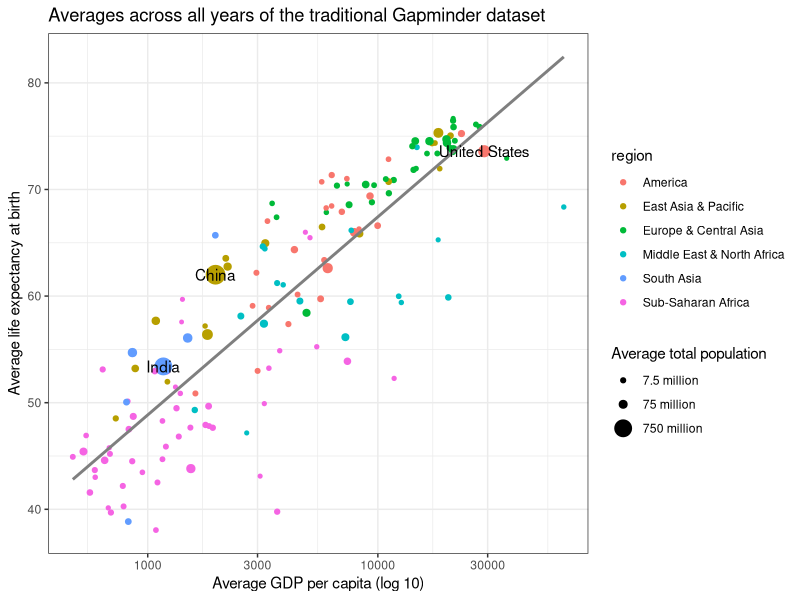

R code for this plot:
## ---- chunk 1

# Load required libraries

library(tidyverse)

## ---- chunk 2

# data comes from http://www.gapminder.org/

gap <- read_csv("data/gapminder_avg.csv")
names(gap) <- c("country","gdp","life.exp","pop","region","color")

## ---- chunk 3

ggplot(gap, aes(x=gdp, y=life.exp)) +
  geom_point(aes(size=pop, color=region)) +
  scale_x_log10() + 
  labs(x="Average GDP per capita (log 10)", y="Average life expectancy at birth", title="Averages across all years of the traditional Gapminder dataset") +
  scale_size_continuous(name="Average total population", breaks=c(7500000,75000000,750000000),labels=c("7.5 million","75 million","750 million")) +
  geom_smooth(method="lm", se=FALSE, color="gray50") +
  geom_text(data=gap %>% filter(pop>200000000), aes(label=country)) +
  theme_bw()

